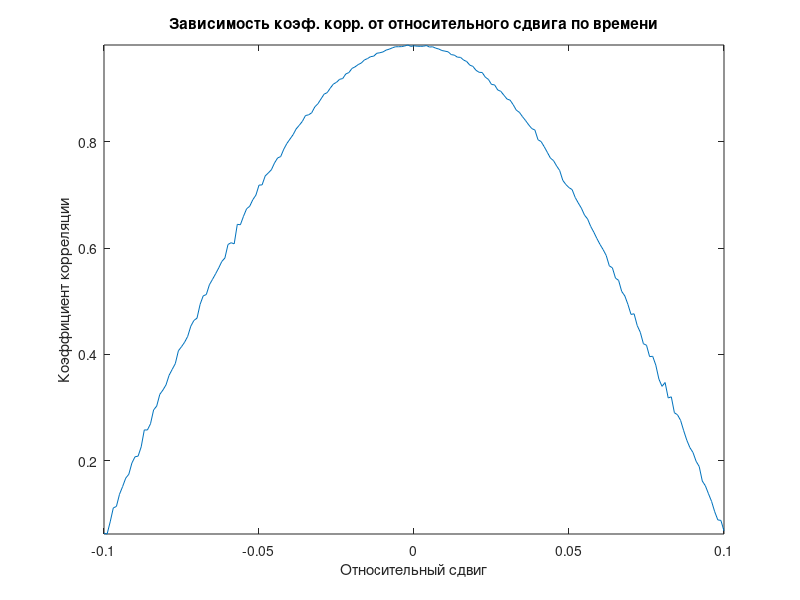
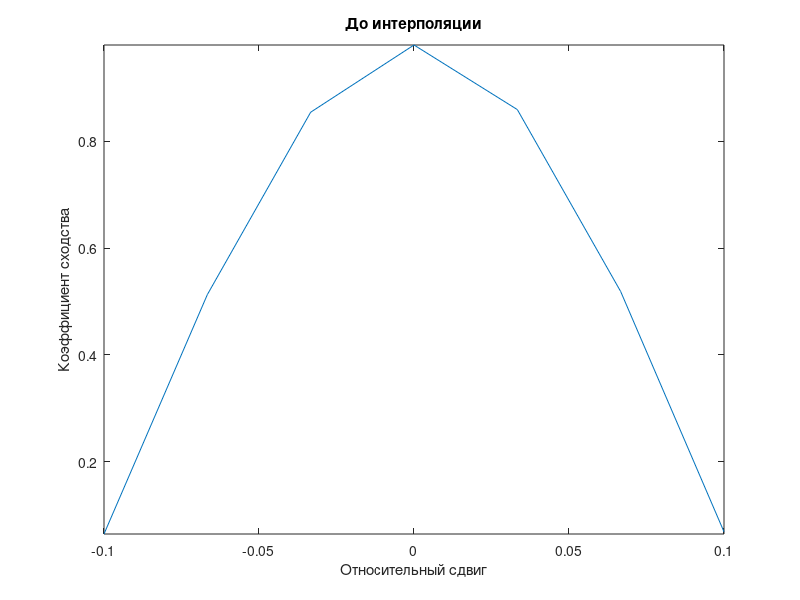

MATLAB code to generate these figures, in order: (Note: this script raises an error after producing the figures.)
%Пример выполнения расч.зад.2,

clc;
T = 2.0; %временной интервал представления сигнала
maxR = 0; %начальное значение максимума коэф. сходства
n = 2.4; %кол-во периодов 1-го сигнала
j = 1;
SKO = 0.1; %СКО шума
k = 1024; %кол-во точек дискретизации сигнала
d = 0.1;
j = 1;

for q = -d:0.001:d
    noise = randn(k + 1, 1) * SKO;

    for i = 1:k
        t(i) = (i - 1) * (T / k);
        w(i) = exp(- (n * (t(i) - T / 2) / T) ^ 2); % Оконная функция
        % Пункт 1. Два гармонических сигнала
        %x(i)= sin((2*pi*n*t(i))/T);
        %y(i)= sin((2*pi*n*(t(i)-T*q))/T);
        % Пункт 2. Два  гармонических сигнала, модулированных по амплитуде
        %экспоненциальной оконной функцией
        %x(i) = sin((2*pi*n*t(i))/T)*w(i);
        %y(i) = sin((2*pi*n*(t(i)-T*q))/T)*w(i);
        % Пункт 3. Два  гармонических сигнала,один из которых зашумлен,
        %модулированных по амплитуде экспоненциальной оконной функцией
        x(i) = cos((2 * pi * n * t(i)) / T) * w(i);
        y(i) = cos((2 * pi * n * (t(i) - T * q)) / T) * w(i) + noise(i);
        xy(i) = x(i) * y(i); %вычисление массива подинтегрального выражения
    end

    int_xy = trapz(xy);
    int_x2 = trapz(power(x, 2));
    int_y2 = trapz(power(y, 2));
    R(j) = int_xy / ((sqrt(int_x2) * sqrt(int_y2)));

    if (R(j) > maxR)
        maxR = R(j);
        maxQ = q;
    end

    j = j + 1;
end

q = (-d:0.001:d);
figure
plot(q, R);
axis tight;
title('Зависимость коэф. корр. от относительного сдвига по времени');
xlabel ('Относительный сдвиг');
ylabel('Коэффициент корреляции');
maxQ
m = 7; %Кол-во точек аппроксимации. Возможные значения:7-301

for s = 1:m
    b(s) = round((s - 1) * ((2 * d / 0.001) / (m - 1)) + 1);
    R1(s) = R(b(s));
end

x = linspace(-d, d, m); % Задание подписей на графиках по оси Х
s = 1:m;
figure
plot(x, R1)
axis tight
title('До интерполяции');
xlabel('Относительный сдвиг');
ylabel('Коэффициент сходства');
xx = 1:m;
xi = 1:0.1:m;
yint = interp1(xx, R1, xi, 'spline'); % сплайн-интерполяция коэф корреляции
r1 = yint;
apr = spaps(x, R1, 0.000001);
%НАХОЖДЕНИЕ УТОЧНЕННОГО ЗНАЧЕНИЯ ПОЛОЖЕНИЯ МАКСИМУМА ФКК
%фКК - функция коэффициентов корреляции
err = 0;
cmax = max(yint); %нахождение значения максимума функции коэф. корр.

for i = 1:round((m - 1) / 0.1 + 1)

    if (yint(i) == cmax)
        err_int = -0.1 + i * (0.2 / (10 * m));
    end

end

cmax
maxQ_int = err_int
figure
fnplt(apr)
axis tight
title('После интерполяции');
xlabel('Относительный сдвиг');
ylabel('Коэффициент сходства');

pause
close all;
clear;
